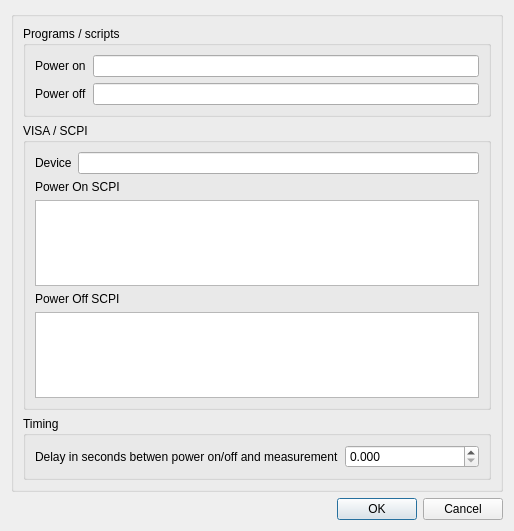
<?xml version="1.0" encoding="UTF-8"?>
<ui version="4.0">
 <class>NoiseFigureControlDialog</class>
 <widget class="QDialog" name="NoiseFigureControlDialog">
  <property name="geometry">
   <rect>
    <x>0</x>
    <y>0</y>
    <width>514</width>
    <height>531</height>
   </rect>
  </property>
  <property name="font">
   <font>
    <family>Liberation Sans</family>
    <pointsize>9</pointsize>
   </font>
  </property>
  <property name="windowTitle">
   <string>Noise Source Control Settings</string>
  </property>
  <layout class="QVBoxLayout" name="verticalLayout">
   <item>
    <widget class="QGroupBox" name="groupBox">
     <property name="sizePolicy">
      <sizepolicy hsizetype="Preferred" vsizetype="Expanding">
       <horstretch>0</horstretch>
       <verstretch>0</verstretch>
      </sizepolicy>
     </property>
     <layout class="QVBoxLayout" name="verticalLayout_3">
      <item>
       <widget class="QGroupBox" name="programsBox">
        <property name="title">
         <string>Programs / scripts</string>
        </property>
        <layout class="QFormLayout" name="formLayout">
         <item row="0" column="0">
          <widget class="QLabel" name="powerOnCommandLabel">
           <property name="text">
            <string>Power on</string>
           </property>
          </widget>
         </item>
         <item row="0" column="1">
          <widget class="QLineEdit" name="powerOnCommand">
           <property name="toolTip">
            <string>Program or script to execute to turn on the noise source's power</string>
           </property>
          </widget>
         </item>
         <item row="1" column="1">
          <widget class="QLineEdit" name="powerOffCommand">
           <property name="toolTip">
            <string>Program or script to execute to turn off the noise source's power</string>
           </property>
          </widget>
         </item>
         <item row="1" column="0">
          <widget class="QLabel" name="powerOffCommandLabel">
           <property name="text">
            <string>Power off</string>
           </property>
          </widget>
         </item>
        </layout>
       </widget>
      </item>
      <item>
       <widget class="QGroupBox" name="visaBox">
        <property name="sizePolicy">
         <sizepolicy hsizetype="Preferred" vsizetype="Expanding">
          <horstretch>0</horstretch>
          <verstretch>0</verstretch>
         </sizepolicy>
        </property>
        <property name="title">
         <string>VISA / SCPI</string>
        </property>
        <layout class="QVBoxLayout" name="verticalLayout_2">
         <item>
          <layout class="QHBoxLayout" name="horizontalLayout">
           <item>
            <widget class="QLabel" name="deviceLabel">
             <property name="text">
              <string>Device</string>
             </property>
            </widget>
           </item>
           <item>
            <widget class="QLineEdit" name="device">
             <property name="toolTip">
              <string>VISA device address to send SCPI commands to.
E.g:
USB0::0x1234::0xabcd::DP8C1234::0::INSTR
TCPIP0::192.168.0.10::inst0::INSTR</string>
             </property>
            </widget>
           </item>
          </layout>
         </item>
         <item>
          <widget class="QLabel" name="powerOnSCPILabel">
           <property name="text">
            <string>Power On SCPI</string>
           </property>
          </widget>
         </item>
         <item>
          <widget class="QPlainTextEdit" name="powerOnSCPI">
           <property name="toolTip">
            <string>SCPI commands to power on noise source.
Lines beginning with # are comments</string>
           </property>
          </widget>
         </item>
         <item>
          <widget class="QLabel" name="powerOffSCPILabel">
           <property name="text">
            <string>Power Off SCPI</string>
           </property>
          </widget>
         </item>
         <item>
          <widget class="QPlainTextEdit" name="powerOffSCPI">
           <property name="toolTip">
            <string>SCPI commands to power off noise source</string>
           </property>
          </widget>
         </item>
        </layout>
       </widget>
      </item>
      <item>
       <widget class="QGroupBox" name="timingBox">
        <property name="title">
         <string>Timing</string>
        </property>
        <layout class="QHBoxLayout" name="horizontalLayout_2">
         <item>
          <widget class="QLabel" name="delayLabel">
           <property name="text">
            <string>Delay in seconds betwen power on/off and measurement</string>
           </property>
          </widget>
         </item>
         <item>
          <widget class="QDoubleSpinBox" name="delay">
           <property name="toolTip">
            <string>Delay in seconds between the noise source being powered on or off and when the measurement starts</string>
           </property>
           <property name="decimals">
            <number>3</number>
           </property>
           <property name="maximum">
            <double>100.000000000000000</double>
           </property>
          </widget>
         </item>
        </layout>
       </widget>
      </item>
     </layout>
    </widget>
   </item>
   <item>
    <widget class="QDialogButtonBox" name="buttonBox">
     <property name="orientation">
      <enum>Qt::Horizontal</enum>
     </property>
     <property name="standardButtons">
      <set>QDialogButtonBox::Cancel|QDialogButtonBox::Ok</set>
     </property>
    </widget>
   </item>
  </layout>
 </widget>
 <tabstops>
  <tabstop>powerOnCommand</tabstop>
  <tabstop>powerOffCommand</tabstop>
  <tabstop>device</tabstop>
  <tabstop>powerOnSCPI</tabstop>
  <tabstop>powerOffSCPI</tabstop>
  <tabstop>delay</tabstop>
 </tabstops>
 <resources>
  <include location="../../../sdrgui/resources/res.qrc"/>
 </resources>
 <connections>
  <connection>
   <sender>buttonBox</sender>
   <signal>accepted()</signal>
   <receiver>NoiseFigureControlDialog</receiver>
   <slot>accept()</slot>
   <hints>
    <hint type="sourcelabel">
     <x>248</x>
     <y>254</y>
    </hint>
    <hint type="destinationlabel">
     <x>157</x>
     <y>274</y>
    </hint>
   </hints>
  </connection>
  <connection>
   <sender>buttonBox</sender>
   <signal>rejected()</signal>
   <receiver>NoiseFigureControlDialog</receiver>
   <slot>reject()</slot>
   <hints>
    <hint type="sourcelabel">
     <x>316</x>
     <y>260</y>
    </hint>
    <hint type="destinationlabel">
     <x>286</x>
     <y>274</y>
    </hint>
   </hints>
  </connection>
 </connections>
</ui>
